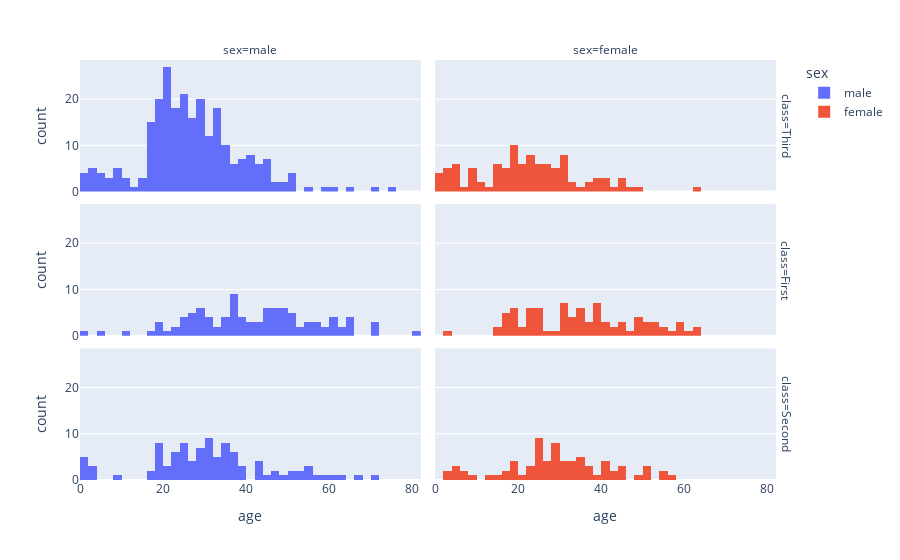

Here is the notebook cell this chart was saved with:
### Code cell


### Figure 1 — Plotly figure (JSON) as saved in the notebook; plotly's stock layout.template omitted (floating-point values rounded to 4 significant figures; data arrays with more than 128 entries replaced by an {"elided": "..."} marker saying what was removed)
{"data": [{"alignmentgroup": "True", "bingroup": "x", "hovertemplate": "sex=male<br>class=Third<br>age=%{x}<br>count=%{y}<extra></extra>", "legendgroup": "male", "marker": {"color": "#636efa", "pattern": {"shape": ""}}, "name": "male", "offsetgroup": "male", "orientation": "v", "showlegend": true, "type": "histogram", "x": {"elided": "347 float values"}, "xaxis": "x5", "yaxis": "y5"}, {"alignmentgroup": "True", "bingroup": "x", "hovertemplate": "sex=male<br>class=First<br>age=%{x}<br>count=%{y}<extra></extra>", "legendgroup": "male", "marker": {"color": "#636efa", "pattern": {"shape": ""}}, "name": "male", "offsetgroup": "male", "orientation": "v", "showlegend": false, "type": "histogram", "x": [54, 28, 19, 40, 28, 42, 65, null, 45, null, 28, 46, 71, 23, 21, 47, 24, 54, 37, 24, 51, null, 61, 56, null, 45, 40, 38, 44, 37, 62, 52, 40, null, 37, null, null, null, 0.92, 45.5, 38, 29, 45, null, 25, 22, 27, 36, 28, 50, 64, 4, 34, 52, 30, 49, 65, 48, 47, 56, null, 25, 58, 55, 71, 18, null, 36, 47, null, 45, 50, 64, 17, 62, null, 36, 36, 60, 49, null, 35, 27, 42, 61, 80, 32, null, 48, 56, 58, 50, 47, 31, 36, 27, 31, 60, 49, 35, 42, null, 48, 27, 35, null, 36, 70, 19, null, 29, 46, null, 11, 39, null, 38, null, 51, 31, 33, 26], "xaxis": "x3", "yaxis": "y3"}, {"alignmentgroup": "True", "bingroup": "x", "hovertemplate": "sex=male<br>class=Second<br>age=%{x}<br>count=%{y}<extra></extra>", "legendgroup": "male", "marker": {"color": "#636efa", "pattern": {"shape": ""}}, "name": "male", "offsetgroup": "male", "orientation": "v", "showlegend": false, "type": "histogram", "x": [null, 35, 34, 66, 32, 21, 0.83, 34, 29, 21, 32.5, 25, 23, 18, 19, 36.5, 42, 51, 30, null, 1, 19, 3, 30, 42, 30, 27, 19, 18, 59, 24, 44, 19, 33, 29, 54, 36, null, 42, 36, 30, 43, 54, 2, 28, 25, 36, 29, 18, 46, 23, 34, 3, null, 30, 31, 36, 48, null, 34, null, 23, 32, null, 8, 27, 28, 62, 54, 47, 37, 26, 57, 31, 24, 23, 32, 25, 70, 31, null, 60, 25, 52, 39, 52, 34, 50, 25, null, 23, 23, 0.67, 18, 16, 39, 34, 39, 35, 31, 1, 0.83, 16, 28, 21, 24, 28, 27], "xaxis": "x", "yaxis": "y"}, {"alignmentgroup": "True", "bingroup": "x", "hovertemplate": "sex=female<br>class=Third<br>age=%{x}<br>count=%{y}<extra></extra>", "legendgroup": "female", "marker": {"color": "#EF553B", "pattern": {"shape": ""}}, "name": "female", "offsetgroup": "female", "orientation": "v", "showlegend": true, "type": "histogram", "x": {"elided": "144 float values"}, "xaxis": "x6", "yaxis": "y6"}, {"alignmentgroup": "True", "bingroup": "x", "hovertemplate": "sex=female<br>class=First<br>age=%{x}<br>count=%{y}<extra></extra>", "legendgroup": "female", "marker": {"color": "#EF553B", "pattern": {"shape": ""}}, "name": "female", "offsetgroup": "female", "orientation": "v", "showlegend": false, "type": "histogram", "x": [38, 35, 58, null, 49, 38, 23, 19, 22, null, 50, 44, 58, 31, 32, 35, null, 30, 35, 58, 35, 63, 26, 19, 2, 50, null, 17, 30, 24, 18, 31, 40, 36, 16, null, 41, 24, 22, 60, 24, null, 42, 35, 23, 33, 14, null, 35, 54, 25, 16, 54, 30, 44, 30, 22, 36, 48, 39, 53, 39, 39, 18, 52, 40, 21, 24, null, 15, 18, 22, 24, 38, 29, 21, 33, 36, 51, 43, 17, 49, 33, 52, 62, 39, 30, null, 16, 45, 48, 47, 56, 19], "xaxis": "x4", "yaxis": "y4"}, {"alignmentgroup": "True", "bingroup": "x", "hovertemplate": "sex=female<br>class=Second<br>age=%{x}<br>count=%{y}<extra></extra>", "legendgroup": "female", "marker": {"color": "#EF553B", "pattern": {"shape": ""}}, "name": "female", "offsetgroup": "female", "orientation": "v", "showlegend": false, "type": "histogram", "x": [14, 55, 27, 3, 29, 21, 5, 29, 17, 34, 32.5, 29, 40, 32, 24, 35, 8, 24, 50, 41, null, 26, 24, 30, 22, 36, 24, 40, 38, 36, 17, 28, 34, 18, 28, 19, 42, 24, 45, 28, 13, 50, 33, 23, 33, 34, 36, 50, 2, 7, 19, 34, 25, null, 24, 22, 24, 4, 28, 18, 40, 45, 27, 6, 30, 30, 4, 48, 57, 54, 31, 44, 42, 27, 28, 25], "xaxis": "x2", "yaxis": "y2"}], "layout": {"annotations": [{"font": {}, "showarrow": false, "text": "sex=male", "x": 0.24, "xanchor": "center", "xref": "paper", "y": 1.0, "yanchor": "bottom", "yref": "paper"}, {"font": {}, "showarrow": false, "text": "sex=female", "x": 0.74, "xanchor": "center", "xref": "paper", "y": 1.0, "yanchor": "bottom", "yref": "paper"}, {"font": {}, "showarrow": false, "text": "class=Second", "textangle": 90, "x": 0.98, "xanchor": "left", "xref": "paper", "y": 0.1567, "yanchor": "middle", "yref": "paper"}, {"font": {}, "showarrow": false, "text": "class=First", "textangle": 90, "x": 0.98, "xanchor": "left", "xref": "paper", "y": 0.5, "yanchor": "middle", "yref": "paper"}, {"font": {}, "showarrow": false, "text": "class=Third", "textangle": 90, "x": 0.98, "xanchor": "left", "xref": "paper", "y": 0.8433, "yanchor": "middle", "yref": "paper"}], "barmode": "relative", "legend": {"title": {"text": "sex"}, "tracegroupgap": 0}, "margin": {"t": 60}, "xaxis": {"anchor": "y", "domain": [0, 0.48], "title": {"text": "age"}}, "xaxis2": {"anchor": "y2", "domain": [0.5, 0.98], "matches": "x", "title": {"text": "age"}}, "xaxis3": {"anchor": "y3", "domain": [0, 0.48], "matches": "x", "showticklabels": false}, "xaxis4": {"anchor": "y4", "domain": [0.5, 0.98], "matches": "x", "showticklabels": false}, "xaxis5": {"anchor": "y5", "domain": [0, 0.48], "matches": "x", "showticklabels": false}, "xaxis6": {"anchor": "y6", "domain": [0.5, 0.98], "matches": "x", "showticklabels": false}, "yaxis": {"anchor": "x", "domain": [0, 0.3133], "title": {"text": "count"}}, "yaxis2": {"anchor": "x2", "domain": [0, 0.3133], "matches": "y", "showticklabels": false}, "yaxis3": {"anchor": "x3", "domain": [0.3433, 0.6567], "matches": "y", "title": {"text": "count"}}, "yaxis4": {"anchor": "x4", "domain": [0.3433, 0.6567], "matches": "y", "showticklabels": false}, "yaxis5": {"anchor": "x5", "domain": [0.6867, 1.0], "matches": "y", "title": {"text": "count"}}, "yaxis6": {"anchor": "x6", "domain": [0.6867, 1.0], "matches": "y", "showticklabels": false}}}
